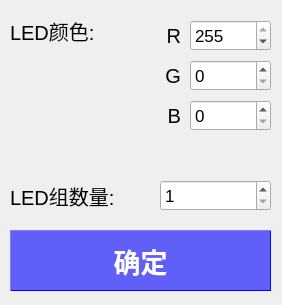
<?xml version="1.0" encoding="UTF-8"?>
<ui version="4.0">
 <class>ConfigWindow</class>
 <widget class="QWidget" name="ConfigWindow">
  <property name="geometry">
   <rect>
    <x>0</x>
    <y>0</y>
    <width>282</width>
    <height>305</height>
   </rect>
  </property>
  <property name="sizePolicy">
   <sizepolicy hsizetype="Fixed" vsizetype="Fixed">
    <horstretch>0</horstretch>
    <verstretch>0</verstretch>
   </sizepolicy>
  </property>
  <property name="minimumSize">
   <size>
    <width>282</width>
    <height>305</height>
   </size>
  </property>
  <property name="maximumSize">
   <size>
    <width>282</width>
    <height>305</height>
   </size>
  </property>
  <property name="windowTitle">
   <string>Form</string>
  </property>
  <widget class="QLabel" name="label">
   <property name="geometry">
    <rect>
     <x>10</x>
     <y>10</y>
     <width>141</width>
     <height>41</height>
    </rect>
   </property>
   <property name="font">
    <font>
     <pointsize>15</pointsize>
    </font>
   </property>
   <property name="text">
    <string>LED颜色:</string>
   </property>
  </widget>
  <widget class="QLabel" name="label_2">
   <property name="geometry">
    <rect>
     <x>150</x>
     <y>20</y>
     <width>31</width>
     <height>31</height>
    </rect>
   </property>
   <property name="font">
    <font>
     <pointsize>15</pointsize>
    </font>
   </property>
   <property name="text">
    <string>R</string>
   </property>
   <property name="alignment">
    <set>Qt::AlignRight|Qt::AlignTrailing|Qt::AlignVCenter</set>
   </property>
  </widget>
  <widget class="QLabel" name="label_3">
   <property name="geometry">
    <rect>
     <x>150</x>
     <y>60</y>
     <width>31</width>
     <height>31</height>
    </rect>
   </property>
   <property name="font">
    <font>
     <pointsize>15</pointsize>
    </font>
   </property>
   <property name="text">
    <string>G</string>
   </property>
   <property name="alignment">
    <set>Qt::AlignRight|Qt::AlignTrailing|Qt::AlignVCenter</set>
   </property>
  </widget>
  <widget class="QLabel" name="label_4">
   <property name="geometry">
    <rect>
     <x>150</x>
     <y>100</y>
     <width>31</width>
     <height>31</height>
    </rect>
   </property>
   <property name="font">
    <font>
     <pointsize>15</pointsize>
    </font>
   </property>
   <property name="text">
    <string>B</string>
   </property>
   <property name="alignment">
    <set>Qt::AlignRight|Qt::AlignTrailing|Qt::AlignVCenter</set>
   </property>
  </widget>
  <widget class="QLabel" name="label_5">
   <property name="geometry">
    <rect>
     <x>10</x>
     <y>170</y>
     <width>141</width>
     <height>51</height>
    </rect>
   </property>
   <property name="font">
    <font>
     <pointsize>15</pointsize>
    </font>
   </property>
   <property name="text">
    <string>LED组数量:</string>
   </property>
  </widget>
  <widget class="QSpinBox" name="spinBox_R">
   <property name="geometry">
    <rect>
     <x>190</x>
     <y>20</y>
     <width>81</width>
     <height>31</height>
    </rect>
   </property>
   <property name="font">
    <font>
     <pointsize>13</pointsize>
    </font>
   </property>
   <property name="maximum">
    <number>255</number>
   </property>
   <property name="value">
    <number>255</number>
   </property>
  </widget>
  <widget class="QSpinBox" name="spinBox_G">
   <property name="geometry">
    <rect>
     <x>190</x>
     <y>60</y>
     <width>81</width>
     <height>31</height>
    </rect>
   </property>
   <property name="font">
    <font>
     <pointsize>13</pointsize>
    </font>
   </property>
   <property name="maximum">
    <number>255</number>
   </property>
  </widget>
  <widget class="QSpinBox" name="spinBox_B">
   <property name="geometry">
    <rect>
     <x>190</x>
     <y>100</y>
     <width>81</width>
     <height>31</height>
    </rect>
   </property>
   <property name="font">
    <font>
     <pointsize>13</pointsize>
    </font>
   </property>
   <property name="maximum">
    <number>255</number>
   </property>
  </widget>
  <widget class="QSpinBox" name="spinBox_COUNT">
   <property name="geometry">
    <rect>
     <x>160</x>
     <y>180</y>
     <width>111</width>
     <height>31</height>
    </rect>
   </property>
   <property name="font">
    <font>
     <pointsize>13</pointsize>
    </font>
   </property>
   <property name="minimum">
    <number>1</number>
   </property>
   <property name="maximum">
    <number>16</number>
   </property>
  </widget>
  <widget class="QPushButton" name="pushButton">
   <property name="geometry">
    <rect>
     <x>10</x>
     <y>230</y>
     <width>261</width>
     <height>61</height>
    </rect>
   </property>
   <property name="font">
    <font>
     <pointsize>20</pointsize>
     <weight>75</weight>
     <bold>true</bold>
    </font>
   </property>
   <property name="styleSheet">
    <string notr="true">QPushButton{
	background-color:#990000ff;
	color:#ffffff;
	border:1px outset #ff0000ff;
	border-radius:50px;
}
QPushButton::hover{
	background-color:#99000099;
	
}
QPushButton::pressed{
	color:#999999;
}</string>
   </property>
   <property name="text">
    <string>确定</string>
   </property>
  </widget>
 </widget>
 <resources/>
 <connections/>
</ui>
